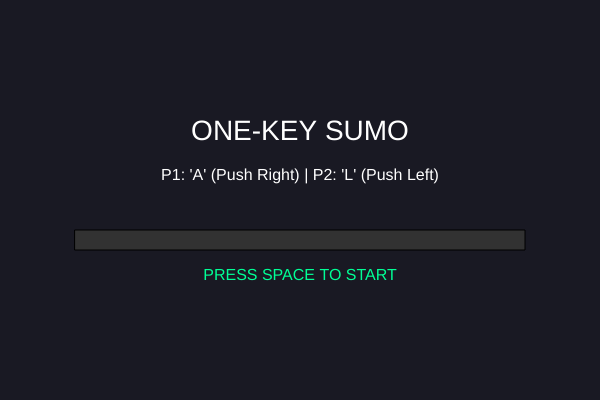
Frame 1 (no input)
Frame 60 (no input): identical to frame 1, image omitted
Frame 120 (the mouse pressed at the canvas centre since frame 60): identical to frame 1, image omitted

The p5.js sketch that drew this single still picture (run headless with seeded random() and noise() and a simulated clock; from frame 60 on, the mouse is pressed at the canvas centre):

// p5.js sketch
// ── sketch.js
let p1X, p2X;
let p1Vel = 0;
let p2Vel = 0;
let friction = 0.96; // Slows the players down over time
let p1Power = 1.8;
let p2Power = -1.8;
let gameRunning = false;
let winner = "";

function setup() {
  createCanvas(600, 400);
  p1X = width / 2 - 60;
  p2X = width / 2 + 60;
}

function draw() {
  background(25, 25, 35);

  // Draw the "Arena" platform
  rectMode(CENTER);
  fill(50);
  rect(width / 2, height / 2 + 40, 450, 20);

  if (!gameRunning && winner === "") {
    showStartScreen();
  } else if (gameRunning) {
    runGameLogic();
  } else {
    showWinScreen();
  }
}

function runGameLogic() {
  // Apply physics: Velocity + Friction
  p1Vel *= friction;
  p2Vel *= friction;
  p1X += p1Vel;
  p2X += p2Vel;

  // Simple collision detection: if circles overlap, they bounce
  let distance = abs(p1X - p2X);
  if (distance < 40) {
    let impact = p1Vel - p2Vel;
    p1Vel -= impact * 0.6;
    p2Vel += impact * 0.6;
  }

  // Draw Players
  noStroke();
  fill(0, 150, 255); // Blue
  ellipse(p1X, height / 2, 40, 40);
  
  fill(255, 50, 100); // Red/Pink
  ellipse(p2X, height / 2, 40, 40);

  // Check Boundaries (Win State)
  if (p1X < 75) {
    winner = "Player 2";
    gameRunning = false;
  } else if (p2X > 525) {
    winner = "Player 1";
    gameRunning = false;
  }
}

function keyPressed() {
  if (!gameRunning && winner === "" && key === ' ') {
    gameRunning = true;
  }

  // P1 uses 'A' to dash right
  if (gameRunning && (key === 'a' || key === 'A')) {
    p1Vel += p1Power;
  }
  
  // P2 uses 'L' to dash left
  if (gameRunning && (key === 'l' || key === 'L')) {
    p2Vel += p2Power;
  }

  // Restart logic
  if (winner !== "" && (key === 'r' || key === 'R')) {
    resetGame();
  }
}

function resetGame() {
  p1X = width / 2 - 60;
  p2X = width / 2 + 60;
  p1Vel = 0;
  p2Vel = 0;
  winner = "";
  gameRunning = true;
}

function showStartScreen() {
  textAlign(CENTER);
  fill(255);
  textSize(28);
  text("ONE-KEY SUMO", width / 2, height / 2 - 60);
  textSize(16);
  text("P1: 'A' (Push Right) | P2: 'L' (Push Left)", width / 2, height / 2 - 20);
  fill(0, 255, 150);
  text("PRESS SPACE TO START", width / 2, height / 2 + 80);
}

function showWinScreen() {
  textAlign(CENTER);
  fill(255);
  textSize(36);
  text(winner + " WINS!", width / 2, height / 2);
  textSize(18);
  fill(200);
  text("Press 'R' to Rematch", width / 2, height / 2 + 50);
}
